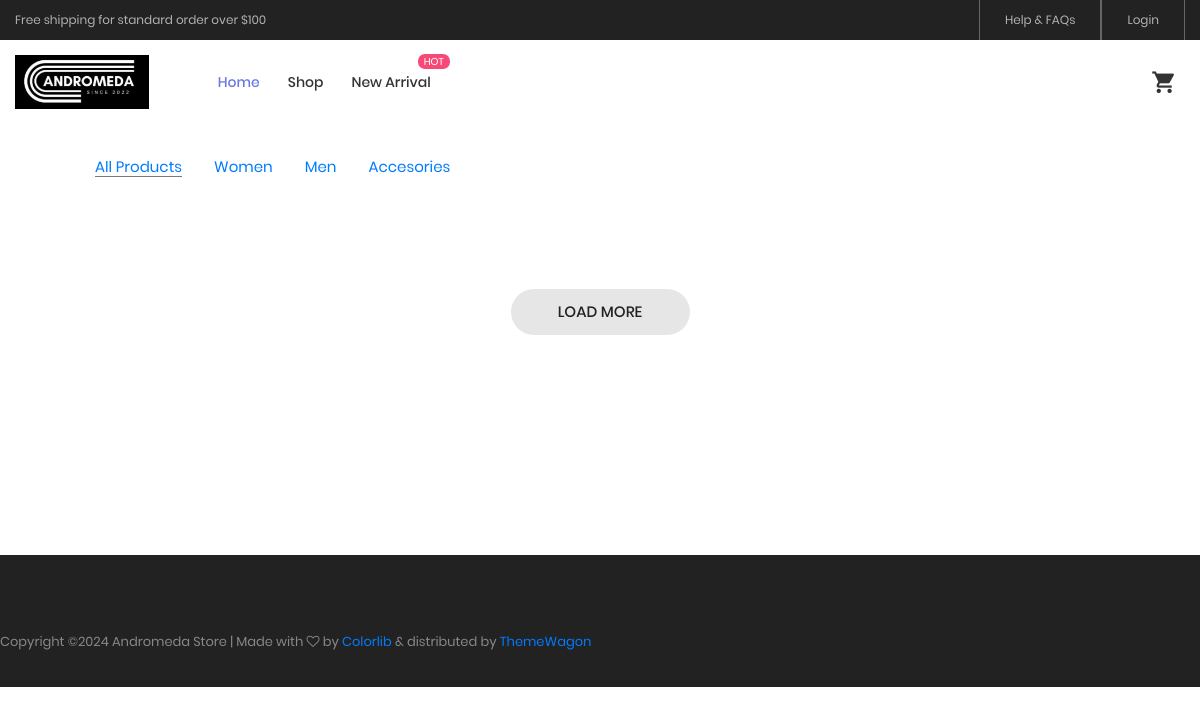
Page /index.php/user/Categories_accesories on the earlier database version.
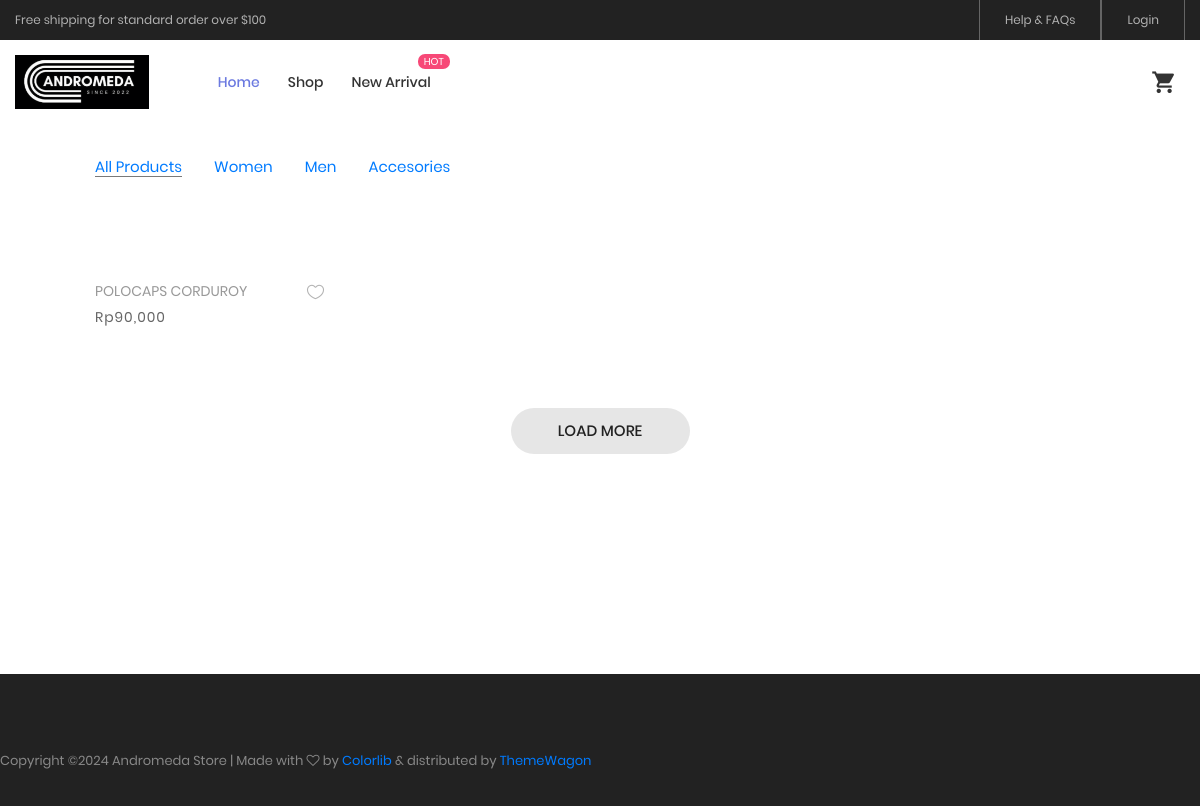
Same page on the later database version.
### tables this page shows
CREATE TABLE `tbl_produk` (
  `idProduk` int(11) NOT NULL,
  `idkat` int(11) NOT NULL,
  `namaProduk` varchar(50) NOT NULL,
  `foto` varchar(100) NOT NULL,
  `harga` int(11) NOT NULL,
  `stok` int(11) NOT NULL,
  `berat` int(11) NOT NULL,
  `deskripsiProduk` text NOT NULL
);

### application/controllers/User.php (called while the page is built, shortened)
<?php
class User extends CI_Controller {
	function __construct()
	{
		$this->load->model('Mcrud');
		$this->load->helper('file');
		$this->load->library('cart');
	}
	public function Categories_accesories()
	{
		$data['title'] = 'Categories';
		$data['user'] = $this->db->get_where('user', ['email' =>
		$this->session->userdata('email')])->row_array();
		$dataProduk['accesories'] = $this->Mcrud->get_kategori_accesories()->result();
		$this->load->view('templates/customer_header', $data);
		$this->load->view('pages/customer/accesories', $dataProduk);
		$this->load->view('templates/customer_footer');
	}
}

### index.php (called while the page is built, shortened)
<?php
require_once BASEPATH.'core/CodeIgniter.php';

### application/models/Mcrud.php (called while the page is built, shortened)
<?php
class Mcrud extends CI_Model
{
	public function get_kategori_accesories()
	{
		$q = $this->db->query("SELECT * FROM tbl_produk where idkat=2");
		return $q;
	}
}

### application/views/pages/customer/accesories.php (the view, shortened to what this page needs)
<div class = "content">
	<div class="bg0 m-t-23 p-b-140">
		<div class="container">
			<div class="flex-w flex-sb-m p-b-52">
				<div class="flex-w flex-l-m filter-tope-group m-tb-10">
						<button class="stext-106 cl6 hov1 bor3 trans-04 m-r-32 m-tb-5 how-active1" >
							<a href="<?= site_url('User/all_product'); ?>">All Products</a>
						</button>
						<button class="stext-106 cl6 hov1 bor3 trans-04 m-r-32 m-tb-5">
							<a href="<?= site_url('User/Categories_women'); ?>">Women</a>
						</button>
						<button class="stext-106 cl6 hov1 bor3 trans-04 m-r-32 m-tb-5" >
							<a href="<?= site_url('User/Categories_men'); ?>">Men</a>
						</button>
						<button class="stext-106 cl6 hov1 bor3 trans-04 m-r-32 m-tb-5">
							<a href="<?= site_url('User/Categories_accesories'); ?>">Accesories</a>
						</button>
					</div>
				</div>
			<div class="row isotope-grid">
				<?php foreach ($accesories as $val) { ?>
				<div class="col-sm-6 col-md-4 col-lg-3 p-b-35 isotope-item women">
					<div class="block2">
						<div class="block2-pic hov-img0">
						</div>
						<div class="block2-txt flex-w flex-t p-t-14">
							<div class="block2-txt-child1 flex-col-l ">
								<a href="<?= site_url('User/details/' . $val->idProduk); ?>" class="stext-104 cl4 hov-cl1 trans-04 js-name-b2 p-b-6"><?php echo $val->namaProduk; ?>
								</a>
								<span class="stext-105 cl3">
								<p>Rp<?php echo number_format($val->harga); ?></p>
								</span>
							</div>
							<div class="block2-txt-child2 flex-r p-t-3">
								<a href="#" class="btn-addwish-b2 dis-block pos-relative js-addwish-b2">
									<img class="icon-heart1 dis-block trans-04" src="<?= base_url('assets/user/'); ?>images/icons/icon-heart-01.png" alt="ICON">
								</a>
							</div>
						</div>
					</div>
				</div>
				<?php } ?>
			</div>
			<div class="flex-c-m flex-w w-full p-t-45">
				<a href="#" class="flex-c-m stext-101 cl5 size-103 bg2 bor1 hov-btn1 p-lr-15 trans-04">
					Load More
				</a>
			</div>
		</div>
	</div>
</div>

Differences in the rows shown:
added tbl_produk: namaProduk "POLOCAPS CORDUROY", harga "90,000"
